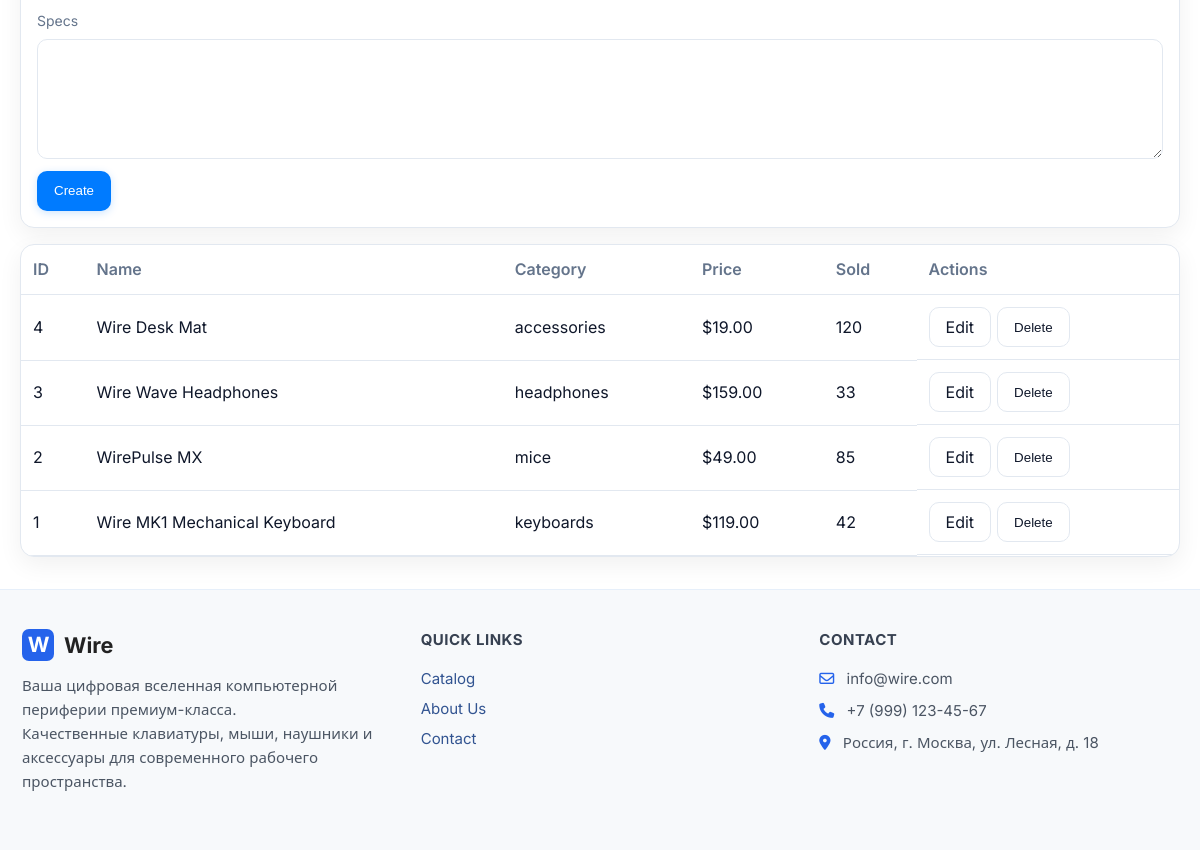
Page /admin/products.php (signed in, lower part) on the earlier database version.
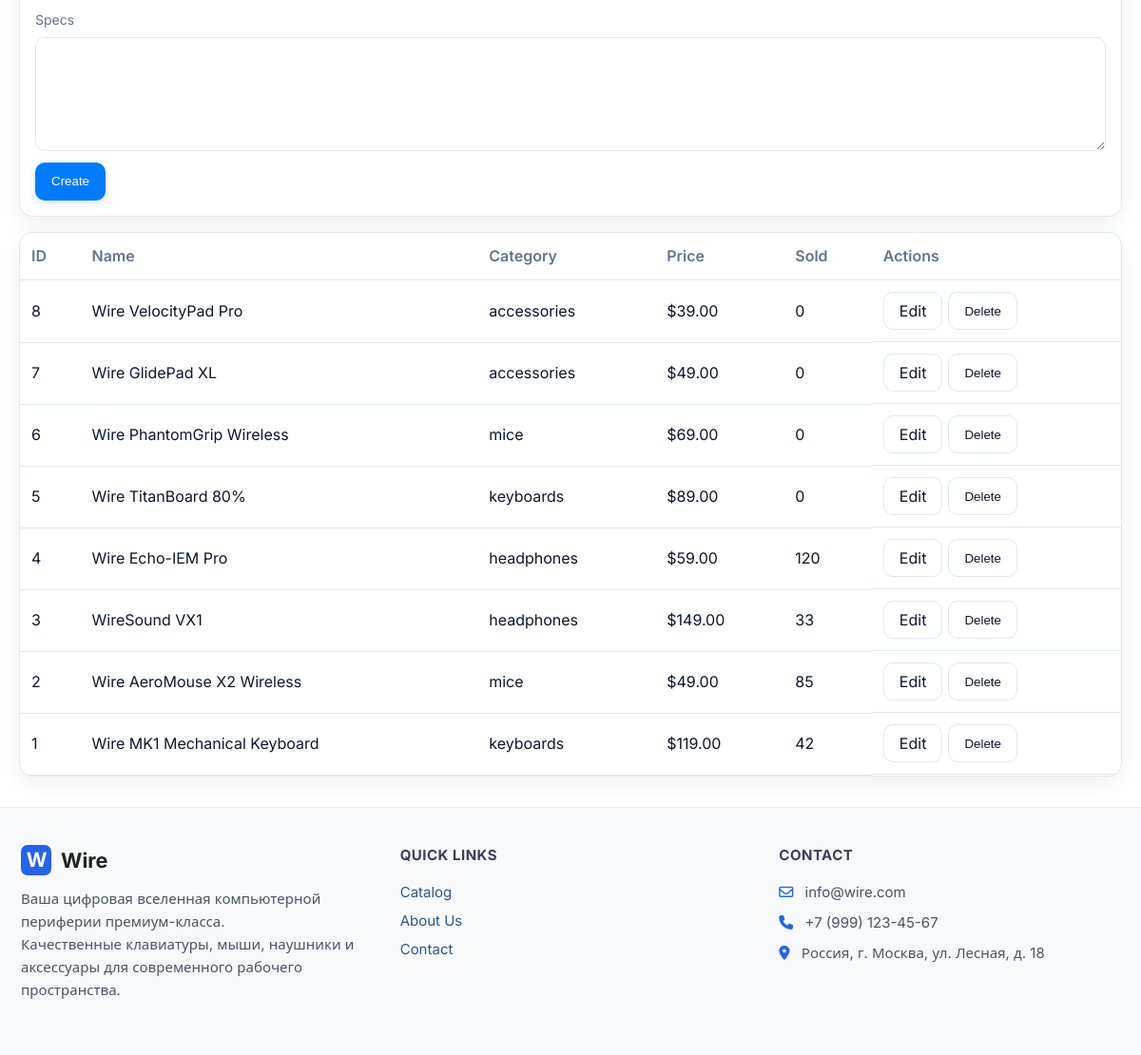
Same page on the later database version.
### tables this page shows
CREATE TABLE `products` (
  `id` int(11) NOT NULL,
  `name` varchar(200) NOT NULL,
  `category` enum('keyboards','mice','headphones','accessories') NOT NULL,
  `price` decimal(10,2) NOT NULL,
  `image` varchar(500) DEFAULT '',
  `description` text DEFAULT NULL,
  `specs` text DEFAULT NULL,
  `sold` int(11) NOT NULL DEFAULT 0,
  `created_at` datetime NOT NULL
);

### includes/db.php (called while the page is built, shortened)
<?php
function e(string $s): string { return htmlspecialchars($s, ENT_QUOTES | ENT_SUBSTITUTE, 'UTF-8'); }
?>

### admin/products.php (the view, shortened to what this page needs)
<?php require_once __DIR__ . '/../includes/header.php'; require_admin(); ?>
<?php
global $mysqli; $msg = '';
$rows = $mysqli->query('SELECT * FROM products ORDER BY id DESC')->fetch_all(MYSQLI_ASSOC);
$edit = null; if (isset($_GET['edit'])) { $edit = fetch_product((int)$_GET['edit']); }
?>
<section class="section">
  <div class="card" style="padding:16px; margin-bottom:16px;">
    <form method="post" class="form" enctype="multipart/form-data" id="prodForm">
      <div class="field"><label>Specs</label><textarea name="specs"><?php echo e($edit['specs'] ?? ''); ?></textarea></div>
      <div><button class="btn btn-primary" type="submit"><?php echo $edit?'Update':'Create'; ?></button> <?php if ($edit): ?><a class="btn" href="products.php">Clear</a><?php endif; ?></div>
    </form>
  </div>
  <div class="card" style="padding:0; overflow:auto;">
    <table>
      <thead><tr><th>ID</th><th>Name</th><th>Category</th><th>Price</th><th>Sold</th><th>Actions</th></tr></thead>
      <tbody>
        <?php foreach ($rows as $r): ?>
          <tr>
            <td><?php echo (int)$r['id']; ?></td>
            <td><?php echo e($r['name']); ?></td>
            <td><?php echo e($r['category']); ?></td>
            <td>$<?php echo number_format((float)$r['price'],2); ?></td>
            <td><?php echo (int)$r['sold']; ?></td>
            <td style="display:flex; gap:6px;">
              <a class="btn" href="products.php?edit=<?php echo (int)$r['id']; ?>">Edit</a>
              <form method="post" onsubmit="return confirm('Delete this product?')">
                <button class="btn" type="submit">Delete</button>
              </form>
            </td>
          </tr>
        <?php endforeach; ?>
      </tbody>
    </table>
  </div>
</section>
<?php require_once __DIR__ . '/../includes/footer.php'; ?>

Differences in the rows shown:
added products: id "8", name "Wire VelocityPad Pro", category "accessories", price "39.00", sold "0"
added products: id "7", name "Wire GlidePad XL", category "accessories", price "49.00", sold "0"
added products: id "6", name "Wire PhantomGrip Wireless", category "mice", price "69.00", sold "0"
added products: id "5", name "Wire TitanBoard 80%", category "keyboards", price "89.00", sold "0"
changed products id 4: name "Wire Desk Mat" → "Wire Echo-IEM Pro"; category "accessories" → "headphones"; price "19.00" → "59.00"
changed products id 3: name "Wire Wave Headphones" → "WireSound VX1"; price "159.00" → "149.00"
changed products id 2: name "WirePulse MX" → "Wire AeroMouse X2 Wireless"
